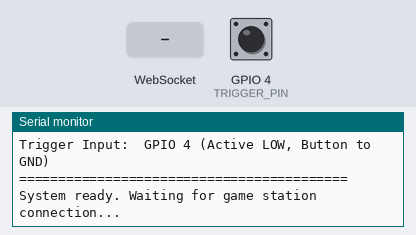
Bench run of a sketch on a simulated ESP32. On the bench: the last lines printed to the serial monitor. The inputs (shaded band) are chosen by the test bench; at power-on: GPIO 4 (TRIGGER_PIN) HIGH.

Above: at 1.7 s.
1.8 s: GPIO 4 (TRIGGER_PIN) pulled LOW for 0.15 s
At 2.2 s:
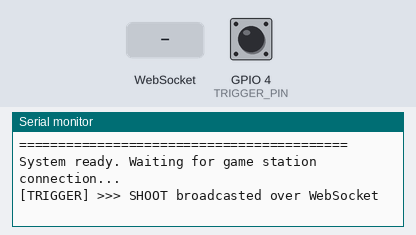
3.4 s: WebSocket text "1" received
At 4.4 s:
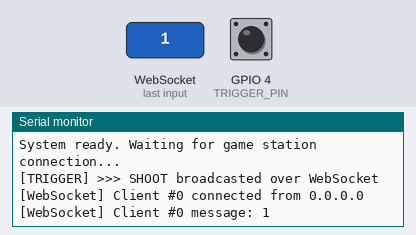
4.9 s: WebSocket text "0" received
At 5.5 s:
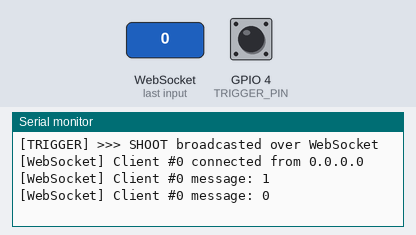
6.4 s: GPIO 4 (TRIGGER_PIN) pulsed LOW 2 times (0.12 s each, 0.3 s apart)
At 7.1 s:
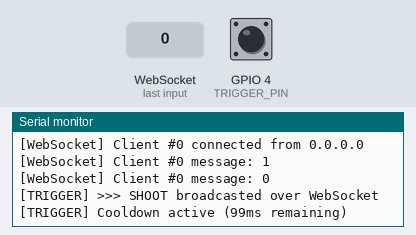

Measured:
- after the input at 1.8 s, the serial monitor: prints a new line at once (image 1)
- after the input at 3.4 s, the serial monitor: prints a new line at once (image 2)
- after the input at 4.9 s, the serial monitor: prints a new line at once (image 3)
- after the input at 6.4 s, the serial monitor: prints a new line at once (image 4)

The sketch:

esp32_trigger.ino
```cpp
// ============================================================================
// PROJECT: TECNOX — AI DOWNFALL
// FIRMWARE: ESP32 Hardware Shooting Trigger Button
// ============================================================================
// Hardware Specifications:
// - Board: ESP32 NodeMCU / ESP-WROOM-32
// - Trigger Input: GPIO 4 with internal pull-up (INPUT_PULLUP)
// - Physical Button: Connected between GPIO 4 and GND
// - Access Point SSID: "ESP32-Trigger"
// - Wi-Fi Password: "Trigger123" (configurable via ESP32_AP_PASSWORD build flag)
// - HTTP Server: Port 80
// - WebSocket Server: Port 81
// - Debounce Window: 40 ms
// - Shot Cooldown: 400 ms
// - Transmitted Payload: "SHOOT" (plain text)
// ============================================================================

#include <WiFi.h>
#include <WebServer.h>
#include <WebSocketsServer.h>

const int TRIGGER_PIN = 4;

const char* AP_SSID = "ESP32-Trigger";
#ifndef ESP32_AP_PASSWORD
#define ESP32_AP_PASSWORD "Trigger123"
#endif
const char* AP_PASSWORD = ESP32_AP_PASSWORD;

WebServer httpServer(80);
WebSocketsServer webSocket(81);

int lastReading = HIGH;
int stableState = HIGH;
unsigned long lastDebounce = 0;
unsigned long lastShotTime = 0;

const unsigned long DEBOUNCE_MS = 40;
const unsigned long COOLDOWN_MS = 400;

void onWebSocketEvent(uint8_t clientNum,
                      WStype_t type,
                      uint8_t * payload,
                      size_t length) {
  switch (type) {
    case WStype_CONNECTED: {
      IPAddress ip = webSocket.remoteIP(clientNum);
      Serial.printf("[WebSocket] Client #%u connected from %d.%d.%d.%d\n", clientNum, ip[0], ip[1], ip[2], ip[3]);
      break;
    }
    case WStype_DISCONNECTED: {
      Serial.printf("[WebSocket] Client #%u disconnected\n", clientNum);
      break;
    }
    case WStype_TEXT: {
      // Diagnostic telemetry or heartbeat (if sent by client)
      Serial.printf("[WebSocket] Client #%u message: %s\n", clientNum, payload);
      break;
    }
    case WStype_ERROR: {
      Serial.printf("[WebSocket] Client #%u error\n", clientNum);
      break;
    }
    default:
      break;
  }
}

void setup() {
  Serial.begin(115200);
  delay(500);

  // Configure trigger pin with internal pullup (Active LOW when pressed)
  pinMode(TRIGGER_PIN, INPUT_PULLUP);

  // Launch Wi-Fi Soft Access Point
  WiFi.mode(WIFI_AP);
  WiFi.softAP(AP_SSID, AP_PASSWORD);

  Serial.println("\n==========================================");
  Serial.println("     TECNOX — AI DOWNFALL ESP32 ONLINE    ");
  Serial.println("==========================================");
  Serial.print("Wi-Fi SSID:     ");
  Serial.println(AP_SSID);
  Serial.print("Wi-Fi Password: ");
  Serial.println(AP_PASSWORD);
  Serial.print("ESP32 IP:       ");
  Serial.println(WiFi.softAPIP());
  Serial.println("HTTP Server:    Port 80");
  Serial.println("WebSocket:      Port 81 (ws://192.168.4.1:81/)");
  Serial.println("Trigger Input:  GPIO 4 (Active LOW, Button to GND)");
  Serial.println("==========================================\n");

  // HTTP root endpoint for browser check
  httpServer.on("/", []() {
    httpServer.send(200, "text/plain",
      "TECNOX — AI DOWNFALL ESP32 Trigger is online.\n"
      "SSID: ESP32-Trigger\n"
      "WebSocket Endpoint: ws://192.168.4.1:81/\n"
      "GPIO Pin: 4 (Active LOW)\n"
    );
  });

  httpServer.begin();

  // WebSocket Server on Port 81
  webSocket.begin();
  webSocket.onEvent(onWebSocketEvent);

  Serial.println("System ready. Waiting for game station connection...");
}

void loop() {
  httpServer.handleClient();
  webSocket.loop();

  // Read trigger input state
  int reading = digitalRead(TRIGGER_PIN);

  // Debounce filter logic (40ms)
  if (reading != lastReading) {
    lastReading = reading;
    lastDebounce = millis();
  }

  if (millis() - lastDebounce >= DEBOUNCE_MS) {
    if (reading != stableState) {
      stableState = reading;

      // Trigger pressed: Active LOW
      if (stableState == LOW) {
        unsigned long now = millis();

        // 400ms shot cooldown
        if (lastShotTime == 0 || now - lastShotTime >= COOLDOWN_MS) {
          // Broadcast plaintext SHOOT event to all connected game station clients
          webSocket.broadcastTXT("SHOOT");
          Serial.println("[TRIGGER] >>> SHOOT broadcasted over WebSocket");
          lastShotTime = now;
        } else {
          Serial.printf("[TRIGGER] Cooldown active (%lums remaining)\n", COOLDOWN_MS - (now - lastShotTime));
        }
      }
    }
  }
}
```
